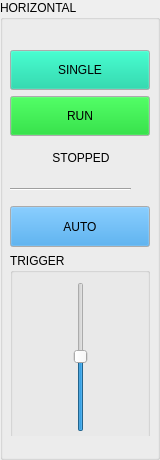
         <widget class="QGroupBox" name="groupBox">
          <property name="minimumSize">
           <size>
            <width>160</width>
            <height>460</height>
           </size>
          </property>
          <property name="maximumSize">
           <size>
            <width>160</width>
            <height>16777215</height>
           </size>
          </property>
          <property name="title">
           <string>HORIZONTAL</string>
          </property>
          <widget class="QWidget" name="layoutWidget">
           <property name="geometry">
            <rect>
             <x>10</x>
             <y>50</y>
             <width>142</width>
             <height>386</height>
            </rect>
           </property>
           <layout class="QVBoxLayout" name="verticalLayout_10">
            <item>
             <widget class="QPushButton" name="pushButton_3">
              <property name="minimumSize">
               <size>
                <width>140</width>
                <height>40</height>
               </size>
              </property>
              <property name="maximumSize">
               <size>
                <width>140</width>
                <height>40</height>
               </size>
              </property>
              <property name="palette">
               <palette>
                <active>
                 <colorrole role="Button">
                  <brush brushstyle="SolidPattern">
                   <color alpha="255">
                    <red>0</red>
                    <green>205</green>
                    <blue>157</blue>
                   </color>
                  </brush>
                 </colorrole>
                </active>
                <inactive>
                 <colorrole role="Button">
                  <brush brushstyle="SolidPattern">
                   <color alpha="255">
                    <red>0</red>
                    <green>205</green>
                    <blue>157</blue>
                   </color>
                  </brush>
                 </colorrole>
                </inactive>
                <disabled>
                 <colorrole role="Button">
                  <brush brushstyle="SolidPattern">
                   <color alpha="255">
                    <red>0</red>
                    <green>205</green>
                    <blue>157</blue>
                   </color>
                  </brush>
                 </colorrole>
                </disabled>
               </palette>
              </property>
              <property name="text">
               <string>SINGLE</string>
              </property>
             </widget>
            </item>
            <item>
             <widget class="QPushButton" name="pushButton_2">
              <property name="minimumSize">
               <size>
                <width>140</width>
                <height>40</height>
               </size>
              </property>
              <property name="maximumSize">
               <size>
                <width>140</width>
                <height>40</height>
               </size>
              </property>
              <property name="palette">
               <palette>
                <active>
                 <colorrole role="Button">
                  <brush brushstyle="SolidPattern">
                   <color alpha="255">
                    <red>0</red>
                    <green>205</green>
                    <blue>27</blue>
                   </color>
                  </brush>
                 </colorrole>
                </active>
                <inactive>
                 <colorrole role="Button">
                  <brush brushstyle="SolidPattern">
                   <color alpha="255">
                    <red>0</red>
                    <green>205</green>
                    <blue>27</blue>
                   </color>
                  </brush>
                 </colorrole>
                </inactive>
                <disabled>
                 <colorrole role="Button">
                  <brush brushstyle="SolidPattern">
                   <color alpha="255">
                    <red>0</red>
                    <green>205</green>
                    <blue>27</blue>
                   </color>
                  </brush>
                 </colorrole>
                </disabled>
               </palette>
              </property>
              <property name="text">
               <string>RUN</string>
              </property>
             </widget>
            </item>
            <item>
             <widget class="QLabel" name="label">
              <property name="minimumSize">
               <size>
                <width>0</width>
                <height>31</height>
               </size>
              </property>
              <property name="text">
               <string>STOPPED</string>
              </property>
              <property name="alignment">
               <set>Qt::AlignCenter</set>
              </property>
             </widget>
            </item>
            <item>
             <widget class="Line" name="line">
              <property name="minimumSize">
               <size>
                <width>0</width>
                <height>21</height>
               </size>
              </property>
              <property name="maximumSize">
               <size>
                <width>121</width>
                <height>21</height>
               </size>
              </property>
              <property name="orientation">
               <enum>Qt::Horizontal</enum>
              </property>
             </widget>
            </item>
            <item>
             <widget class="QPushButton" name="pushButton">
              <property name="minimumSize">
               <size>
                <width>140</width>
                <height>41</height>
               </size>
              </property>
              <property name="maximumSize">
               <size>
                <width>140</width>
                <height>41</height>
               </size>
              </property>
              <property name="palette">
               <palette>
                <active>
                 <colorrole role="Button">
                  <brush brushstyle="SolidPattern">
                   <color alpha="255">
                    <red>46</red>
                    <green>147</green>
                    <blue>224</blue>
                   </color>
                  </brush>
                 </colorrole>
                </active>
                <inactive>
                 <colorrole role="Button">
                  <brush brushstyle="SolidPattern">
                   <color alpha="255">
                    <red>46</red>
                    <green>147</green>
                    <blue>224</blue>
                   </color>
                  </brush>
                 </colorrole>
                </inactive>
                <disabled>
                 <colorrole role="Button">
                  <brush brushstyle="SolidPattern">
                   <color alpha="255">
                    <red>46</red>
                    <green>147</green>
                    <blue>224</blue>
                   </color>
                  </brush>
                 </colorrole>
                </disabled>
               </palette>
              </property>
              <property name="text">
               <string>AUTO</string>
              </property>
             </widget>
            </item>
            <item>
             <widget class="QGroupBox" name="groupBox_2">
              <property name="minimumSize">
               <size>
                <width>140</width>
                <height>191</height>
               </size>
              </property>
              <property name="maximumSize">
               <size>
                <width>140</width>
                <height>191</height>
               </size>
              </property>
              <property name="title">
               <string>TRIGGER</string>
              </property>
              <layout class="QHBoxLayout" name="horizontalLayout_6">
               <item>
                <spacer name="horizontalSpacer_2">
                 <property name="orientation">
                  <enum>Qt::Horizontal</enum>
                 </property>
                 <property name="sizeHint" stdset="0">
                  <size>
                   <width>45</width>
                   <height>20</height>
                  </size>
                 </property>
                </spacer>
               </item>
               <item>
                <widget class="QSlider" name="verticalSlider">
                 <property name="maximumSize">
                  <size>
                   <width>16777215</width>
                   <height>161</height>
                  </size>
                 </property>
                 <property name="value">
                  <number>50</number>
                 </property>
                 <property name="orientation">
                  <enum>Qt::Vertical</enum>
                 </property>
                </widget>
               </item>
               <item>
                <spacer name="horizontalSpacer_3">
                 <property name="orientation">
                  <enum>Qt::Horizontal</enum>
                 </property>
                 <property name="sizeHint" stdset="0">
                  <size>
                   <width>44</width>
                   <height>20</height>
                  </size>
                 </property>
                </spacer>
               </item>
              </layout>
             </widget>
            </item>
           </layout>
          </widget>
         </widget>
